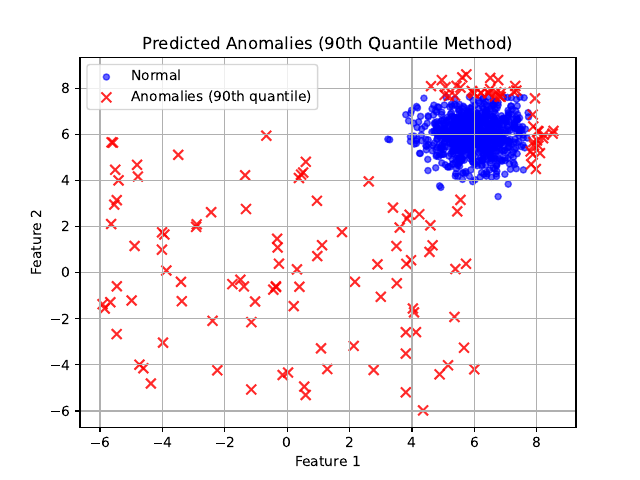

The Python source for this figure:
import numpy as np
import matplotlib.pyplot as plt

from pyod.utils.data import generate_data
from sklearn.metrics import confusion_matrix

CONTAMINATION_RATE = 0.1

X_train, X_test, y_train, y_test = samples = generate_data(n_train=1000, n_test=0, n_features=2, contamination=CONTAMINATION_RATE, random_state=42)

mean = np.mean(X_train, axis=0)
std = np.std(X_train, axis=0)
z_scores = np.abs(X_train - mean) / std

quantile_90 = np.quantile(z_scores, q=0.9)
predicted_anomalies = z_scores > quantile_90
is_anomaly = np.any(predicted_anomalies, axis=1)

plt.figure()
plt.scatter(X_train[~is_anomaly, 0], X_train[~is_anomaly, 1],
            c="blue", label="Normal", alpha=0.6, s=20)
plt.scatter(X_train[is_anomaly, 0], X_train[is_anomaly, 1],
            c="red", label="Anomalies (90th quantile)", alpha=0.8, s=50, marker="x")
plt.xlabel("Feature 1")
plt.ylabel("Feature 2")
plt.title("Predicted Anomalies (90th Quantile Method)")
plt.legend()
plt.grid(True)
plt.savefig("./03.pdf")

c_matrix = confusion_matrix(y_train, is_anomaly)
TN = c_matrix[1][1]
TP = c_matrix[0][0]
FN = c_matrix[0][1] 
FP = c_matrix[1][0]
TNR = TN / (TN + FP)
TPR = TP / (TP + FN)
BA = (TPR + TNR) / 2

print(f"BA: {BA}")